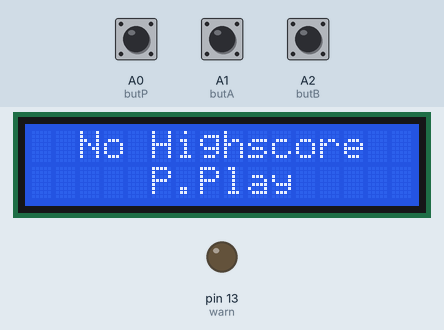
Simulated run of this sketch. Board: Arduino Uno, built with avr-gcc and run on an emulated ATmega328P. On the bench: 16×2 character LCD, output pins drawn as LEDs (lit = HIGH). Dashed ring = blinking. Inputs (shaded band) come from the test bench; at power-on: A0 (butP) LOW, A2 (butB) LOW, A1 (butA) LOW. Random numbers use the default seed unless the sketch sets one; what the sketch prints to the serial monitor is not drawn.

Above: at 1.2 s.
1.3 s: A0 (butP) pulled HIGH for 0.15 s
At 2.4 s:
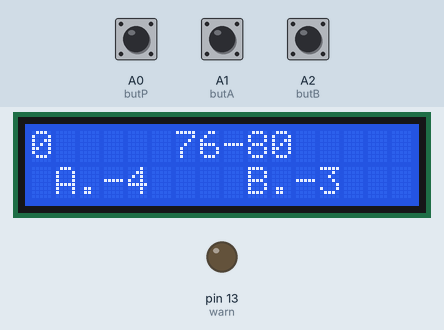
4.4 s: A2 (butB) pulled HIGH for 1 s
At 8.2 s:
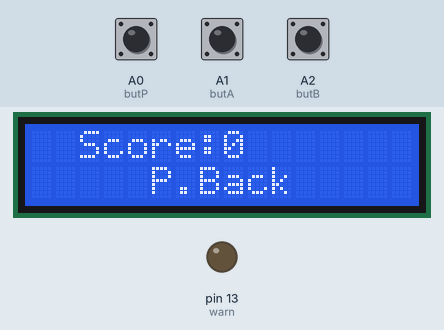
8.4 s: A0 (butP) pulled HIGH for 3.2 s
At 13.3 s:
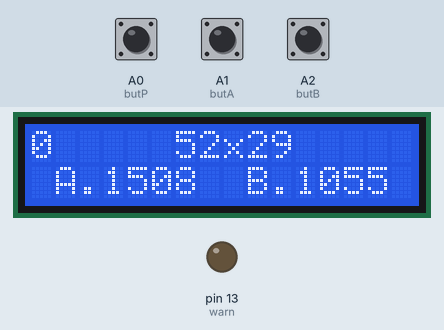
14.6 s: A2 (butB) pulled HIGH for 3.2 s
At 16.9 s:
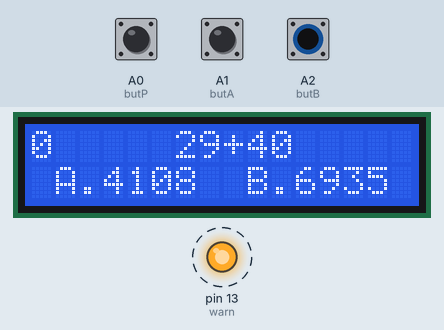
19.3 s: A0 (butP) pulled HIGH for 3.2 s
At 21.3 s:
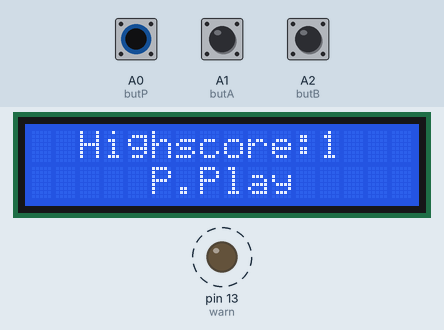
24.0 s: A1 (butA) pulled HIGH for 1 s
At 25.3 s:
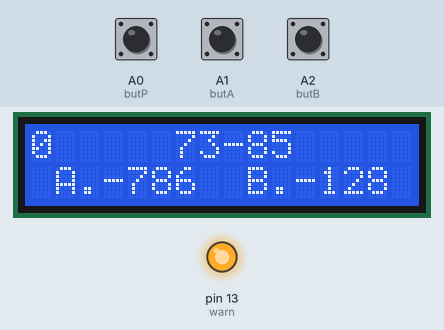
Timing chart, 0 to 28.3 s (numbered marks = the images above; inputs shaded):
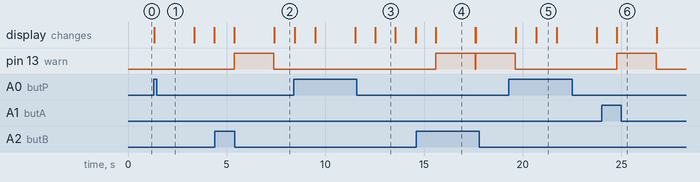

Measured:
- after the input at 1.3 s, the display: changes at once (image 1)
- after the input at 4.4 s, pin 13 (warn): LOW → HIGH after 0.99 s, → LOW 2.0 s later
- after the input at 8.4 s, the display: first changes after 0.05 s (image 3 shows a later state)
- after the input at 14.6 s, pin 13 (warn): LOW → HIGH after 1.0 s, → LOW 2.0 s later, → HIGH 0.02 s later
- after the input at 24.0 s, pin 13 (warn): LOW → HIGH after 0.77 s, → LOW 2.0 s later
- what the display in image 3 shows lasts 1.1 s, from 12.5 s to 13.6 s
- what the display in image 4 shows lasts 2.0 s, from 15.6 s to 17.6 s

The sketch:

arithmeticsGame.ino
```cpp
// Room Code
// Start: 0
// Game: 1
// End: 2
//
// Status
// play = 1
// not play = 0


#include <LiquidCrystal_I2C.h>

LiquidCrystal_I2C lcd(0x27,16,2);

int duration = 20;

char corrOpt = 'A';

int hs = 0;
int score = 0;

int butP = A0;
int butA = A1;
int butB = A2;

int warn = 13;

int roomCode = 0;
int status = 0;

void setup()
{
  lcd.init();                      // initialize the lcd
  // Print a message to the LCD.
  lcd.backlight();

  pinMode(butP, INPUT);
  pinMode(butA, INPUT);
  pinMode(butB, INPUT);
  pinMode(warn, OUTPUT);
  Serial.begin(9600);
}


void loop()
{
  scene();
  transition();
}

void scene() {
  if (roomCode == 0) {
    start();
  } else if (roomCode == 1) {
    game();
  } else if (roomCode == 2) {
    end();
  }
}

void transition() {
  int readP = digitalRead(butP);

  if (readP && roomCode == 0) {
    lcd.clear();
    status = 1;
    roomCode = 1;
    game();
    delay(1000);
  } else if (readP && roomCode == 2) {
    lcd.clear();
    roomCode = 0;
    start();
    delay(1000);
  }
  if (status == 0 && roomCode == 1) {
    lcd.clear();
    roomCode = 2;
    end();
    delay(1000);
  }
}

void start() {
  score = 0;
  if (hs == 0) {
    lcd.setCursor(2, 0);
    lcd.print("No Highscore");
  }else{
    lcd.setCursor(2, 0);
    lcd.print("Highscore:");
    lcd.setCursor(12, 0);
    lcd.print(hs);
  }
  lcd.setCursor(5, 1);
  lcd.print("P.Play");
}

void end() {
  lcd.setCursor(2, 0);
  lcd.print("Score:");
  lcd.setCursor(8, 0);
  lcd.print(score);
  lcd.setCursor(5, 1);
  lcd.print("P.Back");
}

void createQuiz() {
  int a = random(0, 99);
  char s = randSign();
  int b = random(1, 99);

  int p = random(6, 9);

  int correct = -1;
  int wrong = -1;

  if (s == '+') {
    correct = a + b;
    wrong = (p*0.1)*correct;
  } else if (s == '-') {
    correct = a - b;
    wrong = (p*0.1)*correct;
  } else if (s == 'x') {
    correct = a * b;
    wrong = (p*0.1)*correct;
  } else if (s == ':') {
    if (b > a) {
      int tmp = b;
      b = a;
      a = tmp;
    }
    correct = a/b;
    wrong = (p*0.1)*correct;
  }
  Serial.println(s);
  Serial.println(correct);
  Serial.println(wrong);

  corrOpt = randCorrOpt();

  lcd.setCursor(6, 0);
  lcd.print(a);
  lcd.setCursor(8, 0);
  lcd.print(s);
  lcd.setCursor(9, 0);
  lcd.print(b);

  lcd.setCursor(1, 1);
  lcd.print("A.");
  lcd.setCursor(9, 1);
  lcd.print("B.");
  if (corrOpt == 'A') {
    lcd.setCursor(3, 1);
    lcd.print(correct);

    lcd.setCursor(11, 1);
    lcd.print(wrong);
  } else if (corrOpt == 'B') {
    lcd.setCursor(3, 1);
    lcd.print(wrong);

    lcd.setCursor(11, 1);
    lcd.print(correct);
  }
}

char randCorrOpt() {
  int rand = random(0, 2);
  if (rand == 2) {
    rand--;
  }
  switch(rand){
    case 0:
      return 'A';
    case 1:
      return 'B';
    default:
      return 'F';
  }
}

char randSign() {
  int rand = random(0, 4);
  if (rand == 4) {
    rand--;
  }
  switch(rand){
    case 0:
      return '+';
    case 1:
      return '-';
    case 2:
      return 'x';
    case 3:
      return ':';
    default:
      return 'F';
  }
}

void game() {
  createQuiz();


  if (score > hs) {
    hs = score;
  }

  for (int i = 0; i <= duration; i++) {
    lcd.setCursor(0,0);
    lcd.print(i);
    duration = i;
    if (corrOpt == 'A' && digitalRead(butA)) {
      score++;
      digitalWrite(warn, HIGH);
      delay(2000);
      lcd.clear();
      digitalWrite(warn, LOW);
      return;
    } else if (corrOpt == 'B' && digitalRead(butB)) {
      score++;
      digitalWrite(warn, HIGH);
      delay(2000);
      lcd.clear();
      digitalWrite(warn, LOW);
      return;
    } else if (corrOpt == 'A' && digitalRead(butB)) {
      status = 0;
      digitalWrite(warn, HIGH);
      delay(2000);
      lcd.clear();
      digitalWrite(warn, LOW);
      return;
    } else if (corrOpt == 'B' && digitalRead(butA)) {
      status = 0;
      digitalWrite(warn, HIGH);
      delay(2000);
      lcd.clear();
      digitalWrite(warn, LOW);
      return;
    }
      delay(1000);
    }

  if (duration) {
    status = 0;
  }
}
```
